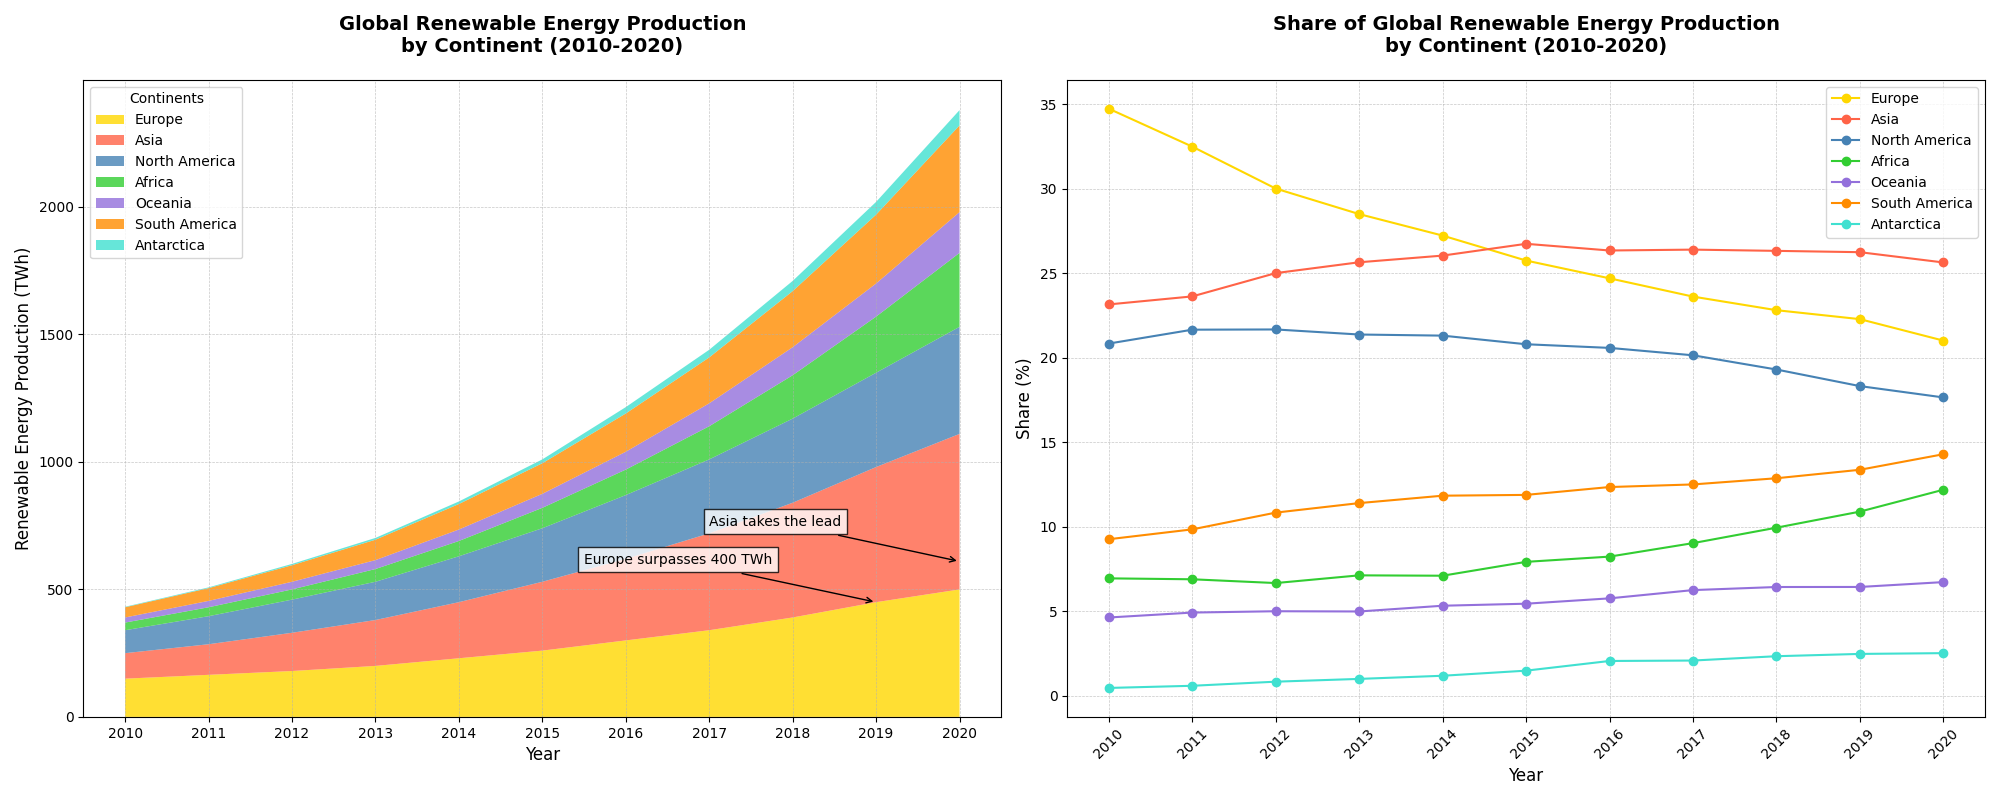

Reproduce this figure in Python.
import matplotlib.pyplot as plt
import numpy as np

# Define years and data including new continents
years = np.arange(2010, 2021)
europe_renewables = np.array([150, 165, 180, 200, 230, 260, 300, 340, 390, 450, 500])
asia_renewables = np.array([100, 120, 150, 180, 220, 270, 320, 380, 450, 530, 610])
north_america_renewables = np.array([90, 110, 130, 150, 180, 210, 250, 290, 330, 370, 420])
africa_renewables = np.array([30, 35, 40, 50, 60, 80, 100, 130, 170, 220, 290])
oceania_renewables = np.array([20, 25, 30, 35, 45, 55, 70, 90, 110, 130, 160])
south_america_renewables = np.array([40, 50, 65, 80, 100, 120, 150, 180, 220, 270, 340])
antarctica_renewables = np.array([2, 3, 5, 7, 10, 15, 25, 30, 40, 50, 60])

# Total renewable energy production
total_renewables = (europe_renewables + asia_renewables + north_america_renewables + 
                    africa_renewables + oceania_renewables + south_america_renewables +
                    antarctica_renewables)

# Share of each continent
europe_share = (europe_renewables / total_renewables) * 100
asia_share = (asia_renewables / total_renewables) * 100
north_america_share = (north_america_renewables / total_renewables) * 100
africa_share = (africa_renewables / total_renewables) * 100
oceania_share = (oceania_renewables / total_renewables) * 100
south_america_share = (south_america_renewables / total_renewables) * 100
antarctica_share = (antarctica_renewables / total_renewables) * 100

# Create a figure with two subplots
fig, (ax1, ax2) = plt.subplots(1, 2, figsize=(20, 8), sharex=True)

# First subplot: Stacked area plot
ax1.stackplot(years, europe_renewables, asia_renewables, north_america_renewables,
              africa_renewables, oceania_renewables, south_america_renewables, antarctica_renewables,
              labels=['Europe', 'Asia', 'North America', 'Africa', 'Oceania', 'South America', 'Antarctica'],
              colors=['#FFD700', '#FF6347', '#4682B4', '#32CD32', '#9370DB', '#FF8C00', '#40E0D0'], alpha=0.8)

ax1.set_title('Global Renewable Energy Production\nby Continent (2010-2020)', fontsize=14, fontweight='bold', pad=20)
ax1.set_xlabel('Year', fontsize=12)
ax1.set_ylabel('Renewable Energy Production (TWh)', fontsize=12)
ax1.legend(loc='upper left', title='Continents')
ax1.grid(True, linestyle='--', linewidth=0.5, alpha=0.7)

ax1.annotate('Europe surpasses 400 TWh', xy=(2019, 450), xytext=(2015.5, 600),
             arrowprops=dict(arrowstyle='->', color='black'), color='black', fontsize=10, bbox=dict(facecolor='white', alpha=0.8))

ax1.annotate('Asia takes the lead', xy=(2020, 610), xytext=(2017, 750),
             arrowprops=dict(arrowstyle='->', color='black'), color='black', fontsize=10, bbox=dict(facecolor='white', alpha=0.8))

# Second subplot: Line plot showing percentage share
ax2.plot(years, europe_share, label='Europe', color='#FFD700', marker='o')
ax2.plot(years, asia_share, label='Asia', color='#FF6347', marker='o')
ax2.plot(years, north_america_share, label='North America', color='#4682B4', marker='o')
ax2.plot(years, africa_share, label='Africa', color='#32CD32', marker='o')
ax2.plot(years, oceania_share, label='Oceania', color='#9370DB', marker='o')
ax2.plot(years, south_america_share, label='South America', color='#FF8C00', marker='o')
ax2.plot(years, antarctica_share, label='Antarctica', color='#40E0D0', marker='o')

ax2.set_title('Share of Global Renewable Energy Production\nby Continent (2010-2020)', fontsize=14, fontweight='bold', pad=20)
ax2.set_xlabel('Year', fontsize=12)
ax2.set_ylabel('Share (%)', fontsize=12)
ax2.legend(loc='upper right')
ax2.grid(True, linestyle='--', linewidth=0.5, alpha=0.7)

# Customize x-axis labels
plt.xticks(years, rotation=45)

# Improve layout to avoid overlapping
plt.tight_layout()

# Show the plot
plt.show()
